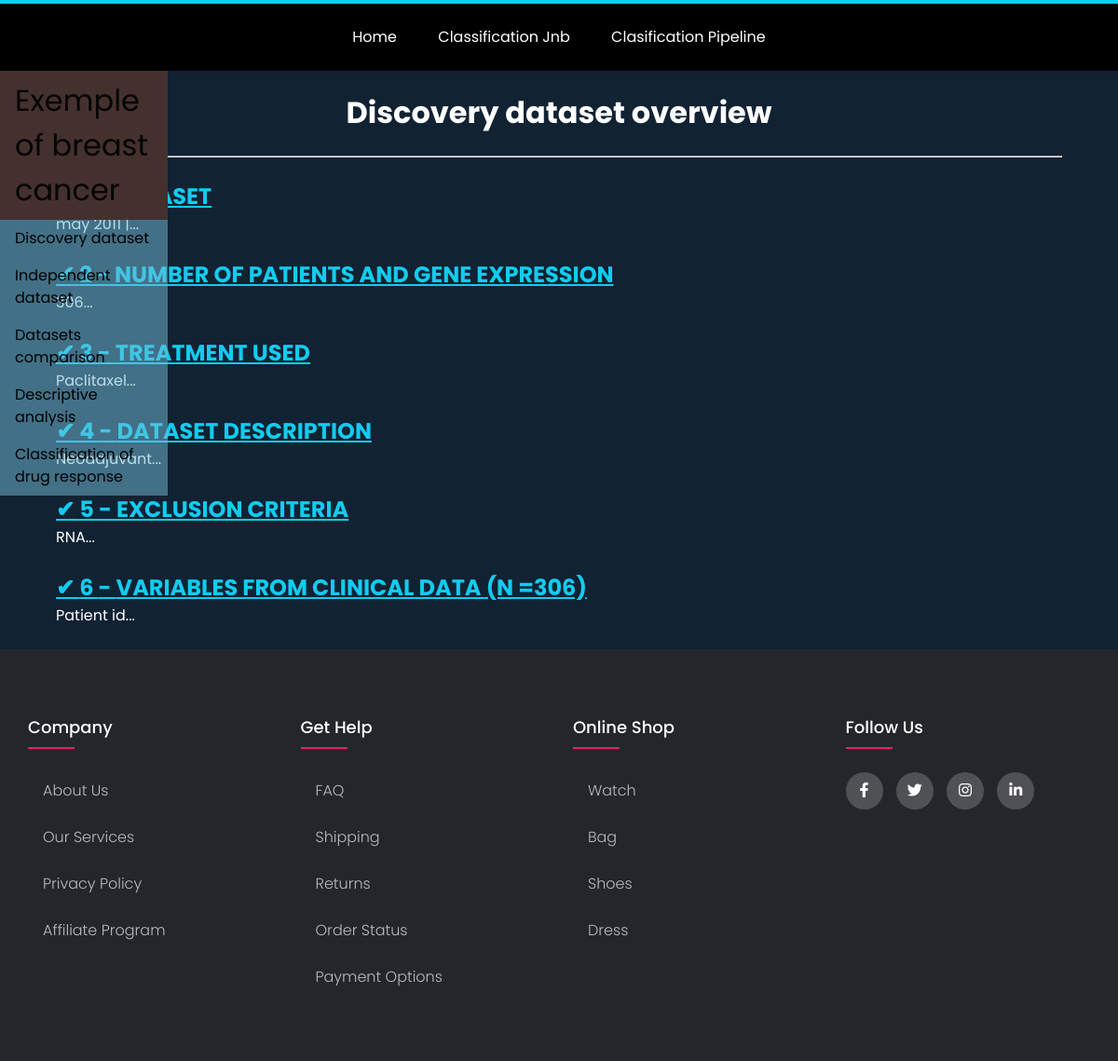
The app's page /discovery_dataset with its own data.
### flaskproject.py (models this page shows, shortened)
class Disc(db.Model):
    __tablename__ = 'Dicovery_data'
    id = db.Column(db.Integer, primary_key=True)
    title = db.Column(db.String(255))
    content = db.Column(db.Text)

### flaskproject.py (the view)
@app.route('/discovery_dataset')
def discovery_dataset():
    disc_data = Disc.query.all()
    return render_template('pages/discovery_dataset/index.html', disc_data = disc_data)

### templates/pages/discovery_dataset/index.html (shortened to what this page needs)
{% extends 'layouts/default.html' %}
{% block body %}
<h1>Discovery dataset overview</h1>
<hr>
<br>
{% for row in disc_data %}
    <article>
        <h2>
            <a href="{{ url_for('discovery_dataset_show', id=row.id) }}">
                ✔  {{row.id}}  -  {{row.title|upper}}
            </a>
        </h2>
        <p>{{row.content|truncate(15)}}</p>
    </article>
    <br>
{% endfor %}
{% endblock  %}

### templates/layouts/default.html (shortened to what this page needs)
<!DOCTYPE html>
<html lang="en">
<head>
    <link rel="stylesheet", type="text/css" href="https://cdnjs.cloudflare.com/ajax/libs/normalize/8.0.1/normalize.min.css">
    <link rel="stylesheet", type="text/css" href="{{ url_for('static', filename='css/_navH.css') }}">
    <link rel="stylesheet", type="text/css" href="{{ url_for('static', filename='css/_navV.css') }}">
</head>
<body>
    {% include 'layouts/partials/_nav.html' %}
    <div class="wrapper">
        {% block body %}{% endblock %}
    </div>
    {% include 'layouts/partials/_footer.html' %}
</body>
</html>

### templates/layouts/partials/_nav.html (shortened to what this page needs)
<nav>
    <ul class="nav-list">
        <li class="nav-item"><a href="{{ url_for('home') }}">Home</a></li>
        <li class="nav-item"><a href="{{ url_for('classification_jnb') }}">Classification Jnb</a></li>
        <li class="nav-item"><a href="{{ url_for('classification_pipeline') }}">Clasification Pipeline</a></li>
    </ul>
</nav>
<ul class="nav-list2">
    <li><a class="active" href="#">Exemple of breast cancer</a></li>
    <li><a href="{{ url_for('discovery_dataset') }}">Discovery dataset</a></li>
    <li><a href="{{ url_for('independent_dataset') }}">Independent dataset</a></li>
    <li><a href="{{ url_for('data_comparison') }}">Datasets comparison</a></li>
    <li><a href="#">Descriptive analysis</a></li>
    <li><a href="#">Classification of drug response</a></li>
  </ul>

### templates/layouts/partials/_footer.html (shortened to what this page needs)
<!DOCTYPE html>
<html lang="en">
<head>
  <link rel="stylesheet", type="text/css" href="{{ url_for('static', filename='css/footer.css') }}">
  <link rel="stylesheet" type="text/css" href="https://cdnjs.cloudflare.com/ajax/libs/font-awesome/5.15.1/css/all.min.css">
</head>
<body>
  <footer class="footer">
  	 <div class="container">
  	 	<div class="row">
  	 		<div class="footer-col">
  	 			<h4>company</h4>
  	 			<ul>
  	 				<li><a href="#">about us</a></li>
  	 				<li><a href="#">our services</a></li>
  	 				<li><a href="#">privacy policy</a></li>
  	 				<li><a href="#">affiliate program</a></li>
  	 			</ul>
  	 		</div>
  	 		<div class="footer-col">
  	 			<h4>get help</h4>
  	 			<ul>
  	 				<li><a href="#">FAQ</a></li>
  	 				<li><a href="#">shipping</a></li>
  	 				<li><a href="#">returns</a></li>
  	 				<li><a href="#">order status</a></li>
  	 				<li><a href="#">payment options</a></li>
  	 			</ul>
  	 		</div>
  	 		<div class="footer-col">
  	 			<h4>online shop</h4>
  	 			<ul>
  	 				<li><a href="#">watch</a></li>
  	 				<li><a href="#">bag</a></li>
  	 				<li><a href="#">shoes</a></li>
  	 				<li><a href="#">dress</a></li>
  	 			</ul>
  	 		</div>
  	 		<div class="footer-col">
  	 			<h4>follow us</h4>
  	 			<div class="social-links">
  	 				<a href="#"><i class="fab fa-facebook-f"></i></a>
  	 				<a href="#"><i class="fab fa-twitter"></i></a>
  	 				<a href="#"><i class="fab fa-instagram"></i></a>
  	 				<a href="#"><i class="fab fa-linkedin-in"></i></a>
  	 			</div>
  	 		</div>
  	 	</div>
  	 </div>
  </footer>
</body>
</html>

### static/css/_navH.css (style rules this page uses)
body { background-color: #123; color: #fff; }
.wrapper { width: 1440px; max-width: 90%; margin: 0 auto; }
a { color: #1ce; }
nav { text-align: center; background-color: #000; padding: 1em 0; border-top: 4px solid #1ce; }
nav ul { margin: 0; padding: 0; }
nav ul li { list-style: none; display: inline-block; margin-right: 0.5em; }
nav ul li:last-child { margin-right: 0; }
nav ul li a { color: #fff; text-decoration: none; }
article { width: 600px; height: auto; }
h1 { text-align: center; }

### static/css/_navV.css (style rules this page uses)
.nav-list2 { list-style-type: none; margin: 0; padding: 0; width: 15%; background-color: rgba(117, 190, 218, 0.5); position: fixed; height: 40%; overflow: auto; }
li a { display: block; color: #000; padding: 8px 16px; text-decoration: none; }
li a.active { background-color: #44312e; color: rgb(5, 5, 5); font-size: 2rem; }

### static/css/footer.css (style rules this page uses)
body { line-height: 1.5; font-family: 'Poppins', sans-serif; }
* { margin:0; padding:0; box-sizing: border-box; }
.container { max-width: 1170px; margin:auto; }
.row { display: flex; flex-wrap: wrap; }
ul { list-style: none; }
.footer { background-color: #24262b; padding: 70px 0; }
.footer-col { width: 25%; padding: 0 15px; }
.footer-col h4 { font-size: 18px; color: #ffffff; text-transform: capitalize; margin-bottom: 35px; font-weight: 500; position: relative; }
.footer-col h4::before { content: ''; position: absolute; left:0; bottom: -10px; background-color: #e91e63; height: 2px; box-sizing: border-box; width: 50px; }
.footer-col ul li:not(:last-child) { margin-bottom: 10px; }
.footer-col ul li a { font-size: 16px; text-transform: capitalize; color: #ffffff; text-decoration: none; font-weight: 300; color: #bbbbbb; display: block; transition: all 0.3s ease; }
.footer-col .social-links a { display: inline-block; height: 40px; width: 40px; background-color: rgba(255,255,255,0.2); margin:0 10px 10px 0; text-align: center; line-height: 40px; border-radius: 50%; color: #ffffff; transition: all 0.5s ease; }

### records on screen
Disc: content "may 2011 |..."
Disc: id "2", title "NUMBER OF PATIENTS AND GENE EXPRESSION", content "306..."
Disc: id "3", title "TREATMENT USED", content "Paclitaxel..."
Disc: id "4", title "DATASET DESCRIPTION", content "Neoadjuvant..."
Disc: id "5", title "EXCLUSION CRITERIA", content "RNA..."
Disc: id "6", title "VARIABLES FROM CLINICAL DATA (N =306)", content "Patient id..."
